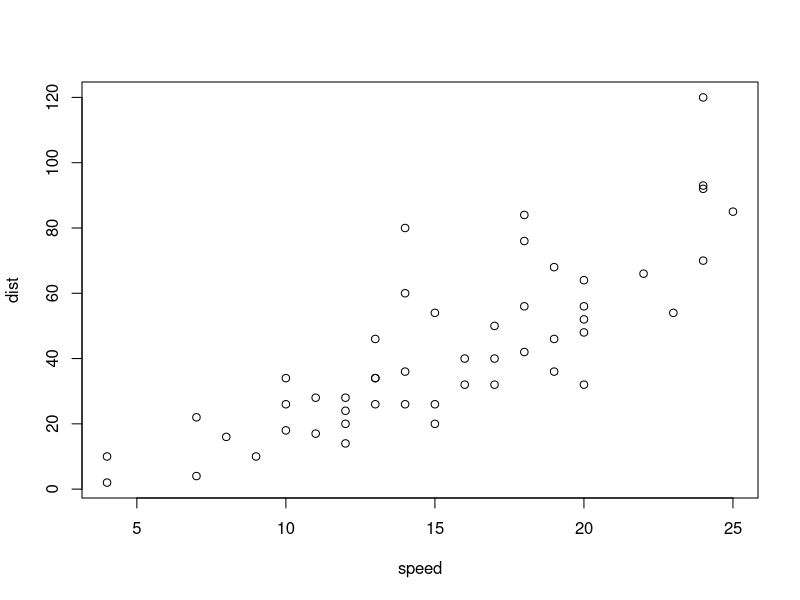
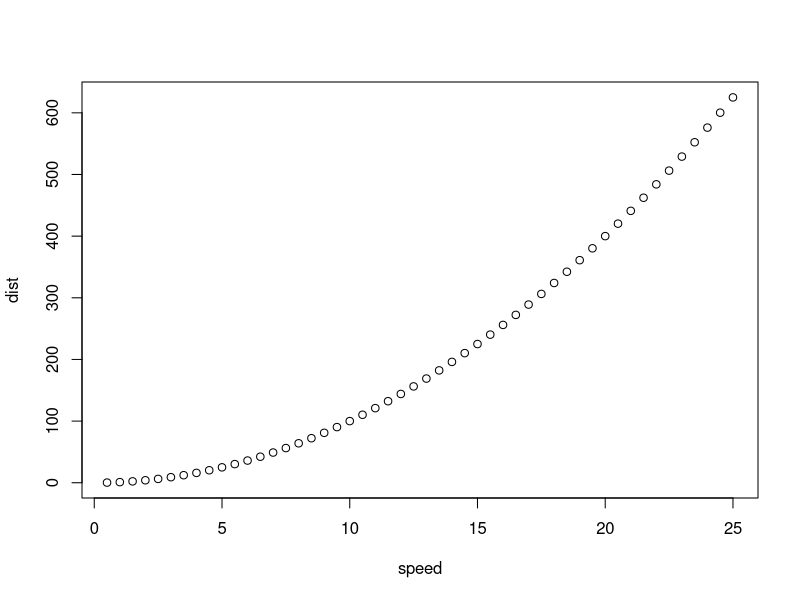

Write R code to recreate these figures, in order.
# Practica_3 --------------------------------------------------------------

# El objetivo de esta práctica es entender el efecto que produce el comando attach
# 1 Cargar los datos cars: data(cars)
# 2 Ejecute plot(speed, dist)
# 3 Guardar el vector de 1 a 25 en paso 0.5 en la variable speed
# 4 Construya el vector dist como el cuadrado de speed
# 5 Ejecute el comando plot(speed, dist)
# 6 Cómo se puede volver a acceder a las variables speed y dist asociados a cars?

# Parte I -----------------------------------------------------------------

data(cars)
attach(cars)

# Parte II ----------------------------------------------------------------

plot(speed, dist)

# Parte III ---------------------------------------------------------------

# Coloque 0.5 para que tenga el mismo tamano que el vector speed original
speed = seq(0.5,25,0.5)

# Parte IV ----------------------------------------------------------------

dist = speed ^ 2

# Parte V -----------------------------------------------------------------

plot(speed, dist)

# Parte VI ----------------------------------------------------------------

# Podemos acceder a las variables asociadas a cars utilizando la notacion
#  cars$speed o cars$dist

# Al hacer detach retornamos 
detach(cars)